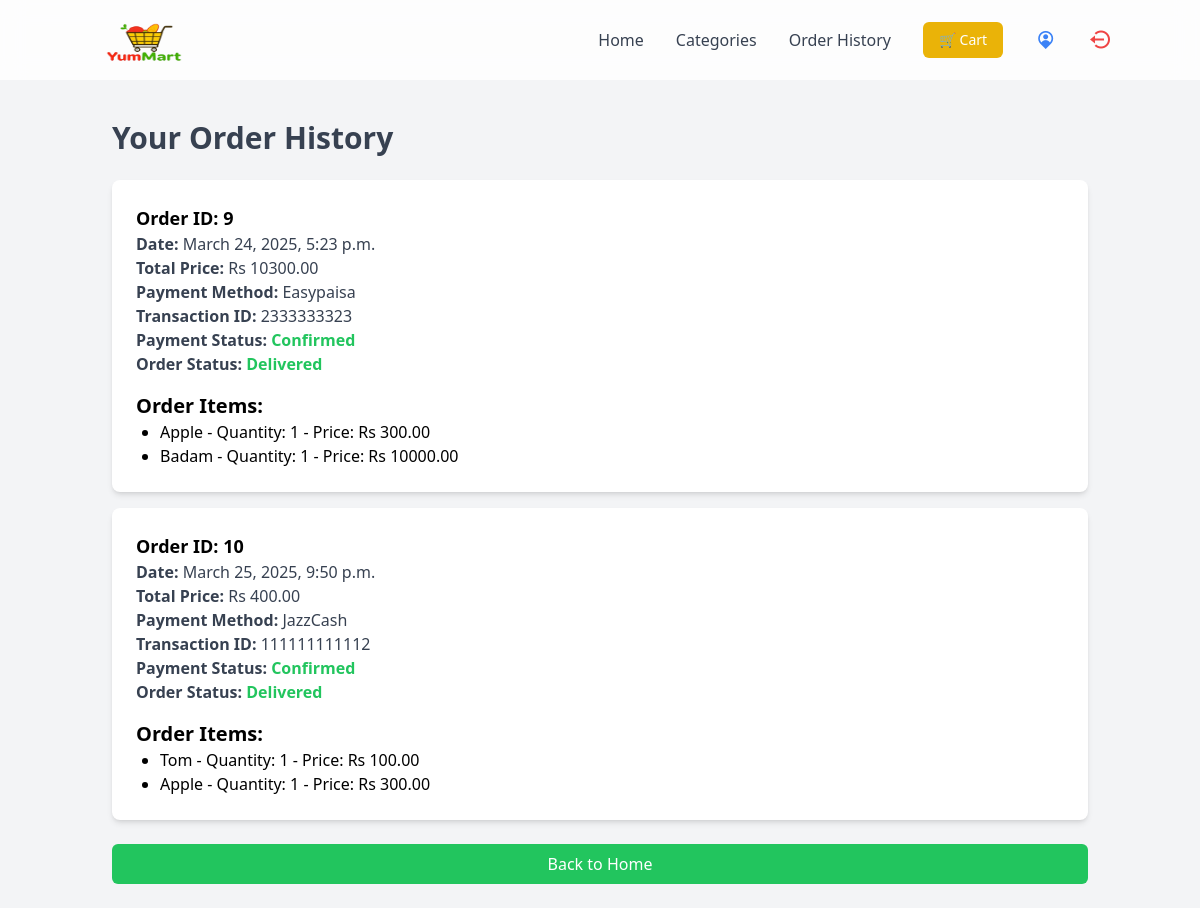
/order-history/ (signed in), run on an earlier commit of the app's database.
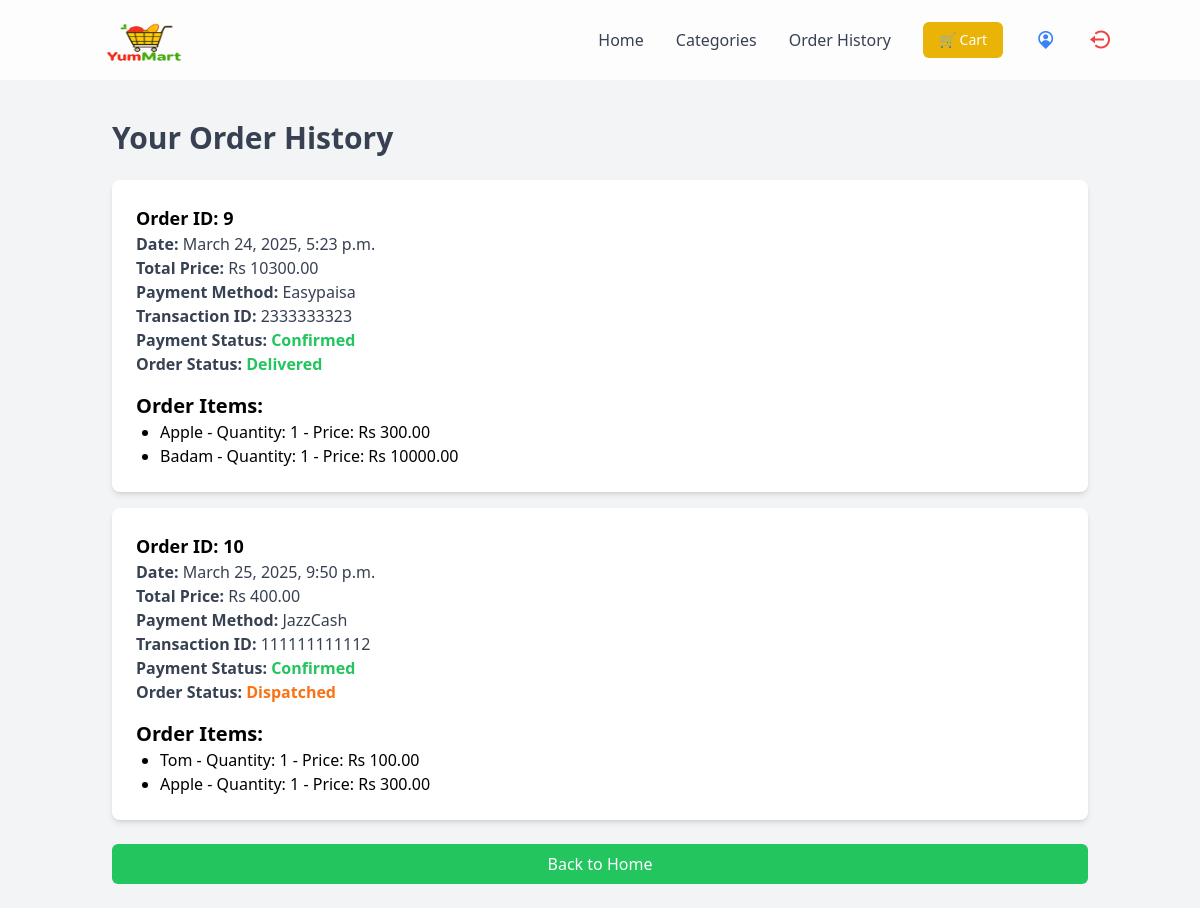
And on a later commit of the database.
### store/models.py (models this page shows, shortened)
class Order(models.Model):
    PAYMENT_METHODS = [
        ('Easypaisa', 'Easypaisa'),
        ('JazzCash', 'JazzCash'),
    ]
    PAYMENT_STATUS = [
        ('Pending', 'Pending'),
        ('Confirmed', 'Confirmed'),
        ('Rejected', 'Rejected'),
    ]
    ORDER_STATUS = [
        ('Received', 'Received'),
        ('Packed', 'Packed'),
        ('Dispatch', 'Dispatch'),
        ('Delivered', 'Delivered'),
    ]
    user = models.ForeignKey(User, on_delete=models.CASCADE, null=True, blank=True)
    name = models.CharField(max_length=100)
    email = models.EmailField()
    phone = models.CharField(max_length=15, default="Not Provided")
    address = models.TextField()
    total_price = models.DecimalField(max_digits=10, decimal_places=2)
    payment_method = models.CharField(max_length=10, choices=PAYMENT_METHODS, default='Easypaisa')
    transaction_id = models.CharField(max_length=100, blank=True, null=True)
    payment_status = models.CharField(max_length=10, choices=PAYMENT_STATUS, default='Pending')
    order_status = models.CharField(max_length=10, choices=ORDER_STATUS, default='Received')  # ✅ New field
    created_at = models.DateTimeField(auto_now_add=True)

class OrderItem(models.Model):
    order = models.ForeignKey(Order, on_delete=models.CASCADE)
    product = models.ForeignKey(Product, on_delete=models.CASCADE)
    quantity = models.PositiveIntegerField()
    price = models.DecimalField(max_digits=10, decimal_places=2, default=0.00)  # 🔥 Add default=0.00

class Product(models.Model):
    category = models.ForeignKey(Category, on_delete=models.CASCADE)
    name = models.CharField(max_length=255)
    slug = models.SlugField(max_length=255, unique=True)
    description = models.TextField(blank=True)
    price = models.DecimalField(max_digits=10, decimal_places=2)
    image = models.ImageField(upload_to='products/')
    created_at = models.DateTimeField(auto_now_add=True)

### store/views.py (the view)
# urls.py: path('order-history/', order_history, name='order_history'),
@login_required
def order_history(request):
    orders = Order.objects.filter(user=request.user)
    return render(request, 'store/order_history.html', {'orders': orders})

### store/templates/store/order_history.html (shortened to what this page needs)
{% extends 'store/base.html' %}
{% block content %}
{% if request.user.is_authenticated %}
<h2 class="text-3xl font-bold text-gray-700 mb-6">Your Order History</h2>
{% if orders %}
    {% for order in orders %}
    <div class="bg-white p-6 rounded-lg shadow-md mb-4">
        <p class="text-lg font-bold">Order ID: {{ order.id }}</p>
        <p class="text-gray-700"><strong>Date:</strong> {{ order.created_at|date:"F j, Y, g:i a" }}</p>
        <p class="text-gray-700"><strong>Total Price:</strong> Rs {{ order.total_price }}</p>
        <p class="text-gray-700"><strong>Payment Method:</strong> {{ order.payment_method }}</p>
        <p class="text-gray-700"><strong>Transaction ID:</strong> {{ order.transaction_id|default:"Not Provided" }}</p>
        <p class="text-gray-700 font-bold">
            Payment Status:
            {% if order.payment_status == "Pending" %}
                <span class="text-yellow-500">Pending</span>
            {% elif order.payment_status == "Confirmed" %}
                <span class="text-green-500">Confirmed</span>
            {% else %}
                <span class="text-red-500">Rejected</span>
            {% endif %}
        </p>
        <p class="text-gray-700 font-bold">
            Order Status:
            {% if order.order_status == "Received" %}
                <span class="text-blue-500">Received</span>
            {% elif order.order_status == "Packed" %}
                <span class="text-yellow-500">Packed</span>
            {% elif order.order_status == "Dispatch" %}
                <span class="text-orange-500">Dispatched</span>
            {% else %}
                <span class="text-green-500">Delivered</span>
            {% endif %}
        </p>
        <h3 class="text-xl font-bold mt-4">Order Items:</h3>
        <ul class="list-disc ml-6">
            {% for item in order.orderitem_set.all %}
                <li>{{ item.product.name }} - Quantity: {{ item.quantity }} - Price: Rs {{ item.price }}</li>
            {% endfor %}
        </ul>
    </div>
    {% endfor %}
{% else %}
    <p class="text-gray-500">No orders placed yet.</p>
{% endif %}
<a href="{% url 'home' %}" class="mt-6 block text-center bg-green-500 text-white py-2 rounded-md">Back to Home</a>
{% else %}
    <script>
        window.location.href = "{% url 'login' %}";
    </script>
{% endif %}
{% endblock %}

### store/templates/store/base.html (shortened to what this page needs)
{% load static %}
<!DOCTYPE html>
<html lang="en">
<head>
    <script src="https://cdn.tailwindcss.com"></script>
    <link href='https://unpkg.com/boxicons@2.1.4/css/boxicons.min.css' rel='stylesheet'>
    <link href="https://cdn.jsdelivr.net/npm/remixicon@4.5.0/fonts/remixicon.css" rel="stylesheet" />
</head>
<body class="bg-gray-100">
    <nav class="bg-white bg-opacity-80 backdrop-blur-md fixed w-full top-0 z-50">
        <div class="container mx-auto flex justify-between items-center">
            <a href="{% url 'home' %}" class="group">
                <img src="{% static 'images/logo2.png' %}" alt="YumMart Logo"
                    class="h-20 w-28 transition-transform duration-500"
                    style="animation: bounceRotate 2s infinite;">
            </a>
            <div class="hidden md:flex space-x-8 items-center">
                <a href="{% url 'home' %}" class="text-gray-700 font-medium hover:text-green-600 transition duration-300">
                    Home
                </a>
                <div class="relative group">
                    <a href="{% url 'categories' %}" class="text-gray-700 font-medium hover:text-green-600 transition">
                        Categories
                    </a>
                </div>
                <a href="{% url 'order_history' %}" class="text-gray-700 font-medium hover:text-green-600 transition duration-300">
                    Order History
                </a>
                <a href="{% url 'cart' %}"
                   class="flex items-center px-4 py-2 bg-yellow-500 text-white rounded-md hover:bg-yellow-600 transition duration-300 text-sm">
                    🛒 Cart
                </a>
                <a href="{% url 'view_profile' %}"
                   class="flex items-center text-blue-500 font-medium hover:text-blue-700 transition duration-300 space-x-2 relative group">
                    <i class="ri-map-pin-user-fill text-xl"></i>
                </a>
                {% if request.user.is_authenticated %}
                    <a href="{% url 'logout' %}"
                       class="text-red-500 font-medium hover:text-red-700 transition duration-300 relative group">
                        <i class='bx bx-log-out-circle text-2xl'></i>
                    </a>
                {% endif %}
            </div>
        </div>
    </nav>
    <div class="container mx-auto p-6 mt-24">
        {% block content %}{% endblock %}
    </div>
</body>
</html>

What changed in the data, as far as the page shows it:
changed Order "March 25, 2025, 9:50 p.m.": order_status "Delivered" → "Dispatched"
